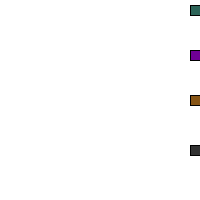
Frame 1 (no input)
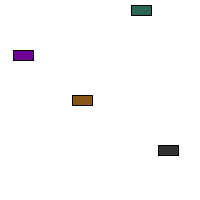
Frame 60 (the mouse pressed at the canvas centre just before this capture)
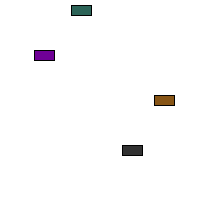
Frame 120 (the mouse held since frame 60 and released just before this capture)

The Processing sketch that drew these frames (run headless with seeded random() and noise(); from frame 60 on, the mouse is pressed at the canvas centre):

// Processing sketch: processing_105745
// ── processing_105745.pde

//Jonah Abramson
//ReverseCars
//8/6/13

Car myCar1;
Car myCar2;
Car myCar3;
Car myCar4;

void setup() {
  size(200, 200);
  myCar1 = new Car(color(135, 85, 22), 0, 100, 2);
  myCar2 = new Car(color(44, 100, 88), 0, 10, 1);
  myCar3 = new Car(color(111, 0, 150), 0, 55, 3);
  myCar4 = new Car(color(50, 50, 50), 0, 150, 4);
}

void draw() {
  background(255);
  myCar1.drive();
  myCar1.display();
  myCar2.drive();
  myCar2.display();
  myCar3.drive();
  myCar3.display();
  myCar4.drive();
  myCar4.display();
}

class Car {
  color c;
  float xpos;
  float ypos;
  float xspeed;
  
  Car(color tempC, float tempXpos, float tempYpos, float tempXspeed) {
    c = tempC;
    xpos = tempXpos;
    ypos = tempYpos;
    xspeed = tempXspeed;
  }
  
  void display() {
    stroke(0);
    fill(c);
    rectMode(CENTER);
    rect(xpos,ypos,20,10);
  }
  
  void drive() {
    xpos = xpos - xspeed;
    if (xpos < 0) {
      xpos = 200;
    }
  }
}
